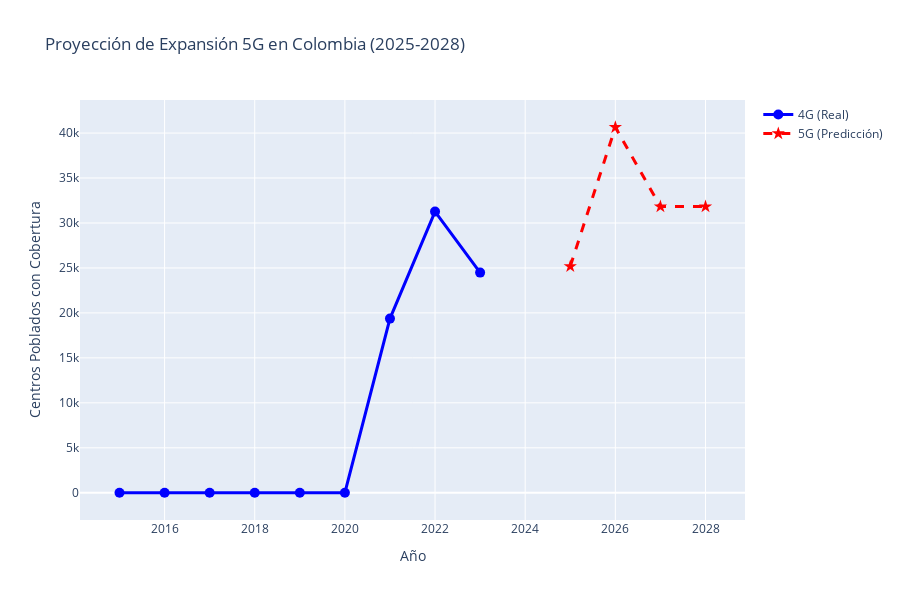

Source (notebook cell):
### Code cell
fig = go.Figure()

fig.add_trace(go.Scatter(
    x=df_tech['AÑO'],
    y=df_tech['Centros_4G'],
    mode='lines+markers',
    name='4G (Real)',
    line=dict(color='blue', width=3),
    marker=dict(size=10)
))

fig.add_trace(go.Scatter(
    x=df_pred_5g['AÑO'],
    y=df_pred_5g['Centros_5G_predicho'],
    mode='lines+markers',
    name='5G (Predicción)',
    line=dict(color='red', width=3, dash='dash'),
    marker=dict(size=10, symbol='star')
))

fig.update_layout(
    title='Proyección de Expansión 5G en Colombia (2025-2028)',
    xaxis_title='Año',
    yaxis_title='Centros Poblados con Cobertura',
    height=600,
    hovermode='x unified'
)

fig.write_html('graficos/prediccion_5g_nacional.html')
fig.show()

### Figure 1 — Plotly figure (JSON) as saved in the notebook; plotly's stock layout.template omitted (floating-point values rounded to 4 significant figures)
{"data": [{"line": {"color": "blue", "width": 3}, "marker": {"size": 10}, "mode": "lines+markers", "name": "4G (Real)", "type": "scatter", "x": [2015, 2016, 2017, 2018, 2019, 2020, 2021, 2022, 2023], "y": [0, 0, 0, 0, 0, 0, 19367, 31266, 24481]}, {"line": {"color": "red", "dash": "dash", "width": 3}, "marker": {"size": 10, "symbol": "star"}, "mode": "lines+markers", "name": "5G (Predicción)", "type": "scatter", "x": [2025, 2026, 2027, 2028], "y": [25177, 40645, 31825, 31825]}], "layout": {"height": 600, "hovermode": "x unified", "title": {"text": "Proyección de Expansión 5G en Colombia (2025-2028)"}, "xaxis": {"title": {"text": "Año"}}, "yaxis": {"title": {"text": "Centros Poblados con Cobertura"}}}}
